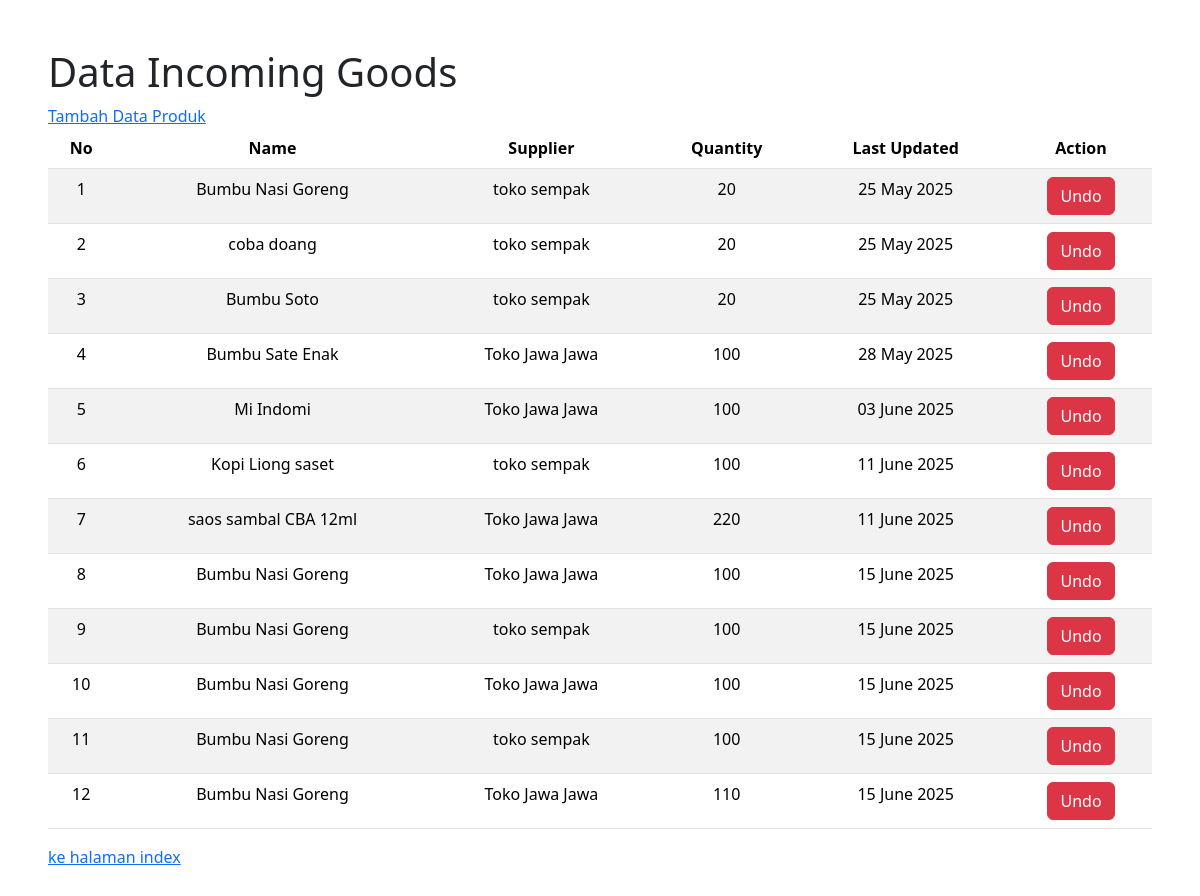
The app's page /incomingGoods.php (signed in) with its own data.
### tables this page shows
CREATE TABLE `incoming_goods` (
  `id` int(11) NOT NULL,
  `product_id` int(11) NOT NULL,
  `supplier` varchar(100) DEFAULT NULL,
  `quantity` int(11) NOT NULL,
  `received_date` timestamp NOT NULL DEFAULT current_timestamp()
);

CREATE TABLE `products` (
  `id` int(11) NOT NULL,
  `name` varchar(100) NOT NULL,
  `category` varchar(50) DEFAULT NULL,
  `price` decimal(10,2) NOT NULL,
  `created_at` timestamp NOT NULL DEFAULT current_timestamp()
);

### logics/functions.php (called while the page is built, shortened)
<?php
    function showDataJoin($table, $table2, $joinCondition, $columns = "*", $orderBy = null) {
        global $koneksi;
        $allowedTables = ['incoming_goods', 'outcoming_goods', 'transactions', 'transactions_details', 'stock', 'products'];
        $query = "SELECT $columns FROM $table INNER JOIN $table2 ON $joinCondition $orderBy";
        $result = mysqli_query($koneksi, $query);
        $data = mysqli_fetch_all($result, MYSQLI_ASSOC);
        return $data;
    }
    function format($date, $format = 'd F Y') {
        return date($format, strtotime($date));
    }
?>

### incomingGoods.php (the view, shortened to what this page needs)
<?php
require_once 'koneksi.php';
require_once "logics/functions.php";
$query = showDataJoin('incoming_goods', 'products', 'incoming_goods.product_id = products.id', '`incoming_goods`.`product_id` AS number, `incoming_goods`.`id` AS id, `products`.`name` AS name, `incoming_goods`.`quantity` AS qnt, `incoming_goods`.`supplier` AS supplier, `incoming_goods`.`received_date` AS date');
$i = 1;
?>
<!DOCTYPE html>
<html lang="en">
<head>
    <link rel="stylesheet" href="assets/css/bootstrap.min.css">
</head>
<body>
    <div class="p-5">
        <h1>Data Incoming Goods</h1>
        <a href="insertIncomingGoods.php">Tambah Data Produk</a>
    <table class="table table-striped" style="padding: 10px; text-align: center">
            <thead>
                <tr style="padding: 10px;">
                    <th>No</th>
                    <th>Name</th>
                    <th>Supplier</th>
                    <th>Quantity</th>
                    <th>Last Updated</th>
                    <th>Action</th>
                </tr>
            </thead>
            <tbody>
                <?php  foreach ($query as $row) : ?>
                      <tr style="padding: 10px;">
                          <td> <?= $i++; ?> </td>
                          <td> <?= $row['name']; ?> </td>
                          <td> <?= $row['supplier']; ?> </td>
                          <td> <?= $row['qnt']; ?> </td>
                          <td> <?= format($row['date'], 'd F Y'); ?> </td>
                          <td> <button class="btn btn-danger" onclick="confirmDelete('incoming_goods', <?= $row['id']; ?>)">Undo</button> </td>
                      </tr>
                  <?php endforeach; ?>
            </tbody>
        </table>
        <a href="index.php">ke halaman index</a>
    </div>
</body>
</html>

### records on screen
incoming_goods: product.name "Bumbu Nasi Goreng", supplier "toko sempak", quantity "20", received_date "25 May 2025"
incoming_goods: product.name "coba doang", supplier "toko sempak", quantity "20", received_date "25 May 2025"
incoming_goods: product.name "Bumbu Soto", supplier "toko sempak", quantity "20", received_date "25 May 2025"
incoming_goods: product.name "Bumbu Sate Enak", supplier "Toko Jawa Jawa", quantity "100", received_date "28 May 2025"
incoming_goods: product.name "Mi Indomi", supplier "Toko Jawa Jawa", quantity "100", received_date "03 June 2025"
incoming_goods: product.name "Kopi Liong saset", supplier "toko sempak", quantity "100", received_date "11 June 2025"
incoming_goods: product.name "saos sambal CBA 12ml", supplier "Toko Jawa Jawa", quantity "220", received_date "11 June 2025"
incoming_goods: product.name "Bumbu Nasi Goreng", supplier "Toko Jawa Jawa", quantity "100", received_date "15 June 2025"
incoming_goods: product.name "Bumbu Nasi Goreng", supplier "toko sempak", quantity "100", received_date "15 June 2025"
incoming_goods: product.name "Bumbu Nasi Goreng", supplier "Toko Jawa Jawa", quantity "100", received_date "15 June 2025"
incoming_goods: product.name "Bumbu Nasi Goreng", supplier "toko sempak", quantity "100", received_date "15 June 2025"
incoming_goods: product.name "Bumbu Nasi Goreng", supplier "Toko Jawa Jawa", quantity "110", received_date "15 June 2025"
